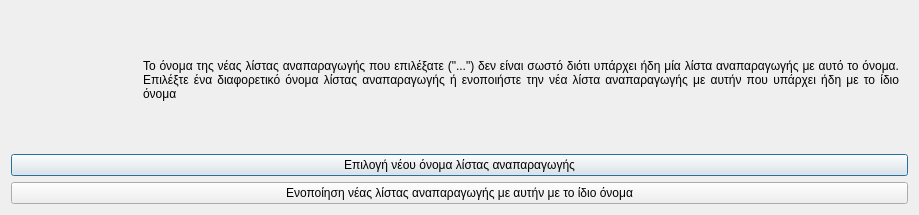
<?xml version="1.0" encoding="UTF-8"?>
<ui version="4.0">
 <class>Dialog</class>
 <widget class="QDialog" name="Dialog">
  <property name="geometry">
   <rect>
    <x>0</x>
    <y>0</y>
    <width>919</width>
    <height>215</height>
   </rect>
  </property>
  <property name="windowTitle">
   <string>Λάθος όνομα λίστας αναπαραγωγής</string>
  </property>
  <property name="windowIcon">
   <iconset resource="../../../icons.qrc">
    <normaloff>:/rest-windows/assets/images/rest-windows/information.png</normaloff>:/rest-windows/assets/images/rest-windows/information.png</iconset>
  </property>
  <layout class="QGridLayout" name="gridLayout">
   <item row="0" column="0">
    <widget class="QFrame" name="frame">
     <property name="styleSheet">
      <string notr="true">QFrame{border:0px;}</string>
     </property>
     <property name="frameShape">
      <enum>QFrame::StyledPanel</enum>
     </property>
     <property name="frameShadow">
      <enum>QFrame::Raised</enum>
     </property>
     <layout class="QHBoxLayout" name="horizontalLayout">
      <item>
       <widget class="QLabel" name="image_label">
        <property name="maximumSize">
         <size>
          <width>117</width>
          <height>117</height>
         </size>
        </property>
        <property name="text">
         <string/>
        </property>
        <property name="pixmap">
         <pixmap resource="../../../icons.qrc">:/rest-windows/assets/images/rest-windows/information.png</pixmap>
        </property>
        <property name="scaledContents">
         <bool>true</bool>
        </property>
       </widget>
      </item>
      <item>
       <widget class="QLabel" name="label">
        <property name="text">
         <string>Το όνομα της νέας λίστας αναπαραγωγής που επιλέξατε (&quot;...&quot;) δεν είναι σωστό διότι υπάρχει ήδη μία λίστα αναπαραγωγής με αυτό το όνομα. Επιλέξτε ένα διαφορετικό όνομα λίστας αναπαραγωγής ή ενοποιήστε την νέα λίστα αναπαραγωγής με αυτήν που υπάρχει ήδη με το ίδιο όνομα</string>
        </property>
        <property name="alignment">
         <set>Qt::AlignJustify|Qt::AlignVCenter</set>
        </property>
        <property name="wordWrap">
         <bool>true</bool>
        </property>
       </widget>
      </item>
     </layout>
    </widget>
   </item>
   <item row="1" column="0">
    <widget class="QPushButton" name="select_other_filename">
     <property name="text">
      <string>Επιλογή νέου όνομα λίστας αναπαραγωγής</string>
     </property>
     <property name="icon">
      <iconset resource="../../../icons.qrc">
       <normaloff>:/rest-windows/assets/images/rest-windows/ok.png</normaloff>:/rest-windows/assets/images/rest-windows/ok.png</iconset>
     </property>
    </widget>
   </item>
   <item row="2" column="0">
    <widget class="QPushButton" name="merge_playlists">
     <property name="text">
      <string>Ενοποίηση νέας λίστας αναπαραγωγής με αυτήν με το ίδιο όνομα</string>
     </property>
     <property name="icon">
      <iconset resource="../../../icons.qrc">
       <normaloff>:/rest-windows/assets/images/rest-windows/merge.png</normaloff>:/rest-windows/assets/images/rest-windows/merge.png</iconset>
     </property>
    </widget>
   </item>
  </layout>
 </widget>
 <tabstops>
  <tabstop>select_other_filename</tabstop>
  <tabstop>merge_playlists</tabstop>
 </tabstops>
 <resources>
  <include location="../../../icons.qrc"/>
 </resources>
 <connections/>
</ui>
